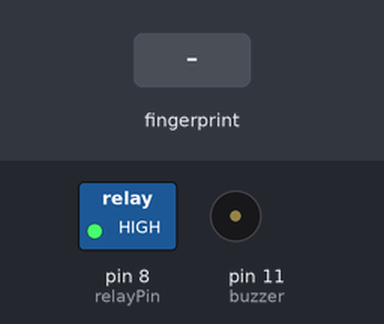
The sketch below on a simulated Arduino Uno, built with avr-gcc and run on an emulated ATmega328P. Parts: switched loads named in the sketch (green lamp = pin HIGH), buzzer (waves = sounding). Inputs (shaded band) come from the test bench. What the sketch prints to the serial monitor is not drawn.

Above: at 2.3 s.
2.4 s: finger stored as number 1 placed on the sensor
At 3.3 s:
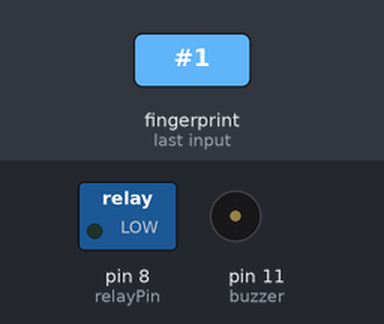
At 5.5 s:
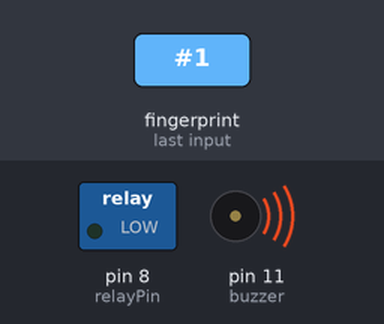
Timing chart, 0 to 8.0 s (numbered marks = the images above; inputs shaded):
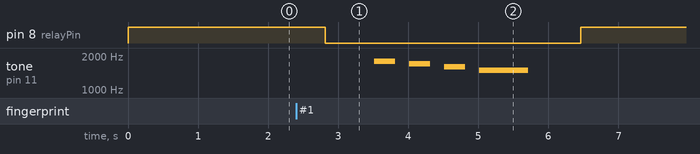

Measured:
- after the input at 2.4 s, pin 8 (relayPin): HIGH → LOW after 0.41 s, → HIGH 3.7 s later; tone on pin 11 (buzzer): plays 1800 Hz for 0.30 s, 1700 Hz for 0.30 s, 1600 Hz for 0.30 s, 1500 Hz for 0.70 s, starting after 1.1 s

The sketch:

finerprint_door_lock.ino
```cpp
// CREATIVE_NKS
//here wire connection is as
//fingerprint sensor white wire - pin 3, yellow wire - pin 2, red wire - “+5v” , black wire - “GND”
//Relay Pin - pin 12


#include <Adafruit_Fingerprint.h>
#include <SoftwareSerial.h>

SoftwareSerial mySerial(2, 3);

Adafruit_Fingerprint finger = Adafruit_Fingerprint(&mySerial);
int relayPin = 8;
int buzzer = 11;
void setup()
{
  pinMode(relayPin, OUTPUT);
 digitalWrite(relayPin, HIGH);
 delay(100);

  Serial.begin(9600);
  while (!Serial);  // For Yun/Leo/Micro/Zero/...
  delay(10);
  Serial.println("fingertest");


  // set the data rate for the sensor serial port
  finger.begin(57600);

  if (finger.verifyPassword()) {
    Serial.println("Found fingerprint sensor!");
  } else {
    Serial.println("Did not find fingerprint sensor :(");
    while (1) { delay(10); }
  }

  finger.getTemplateCount();
  Serial.print("Sensor contains "); Serial.print(finger.templateCount); Serial.println(" templates");
  Serial.println("Waiting for valid finger...");
}


uint8_t getFingerprintID() {
  uint8_t p = finger.getImage();
  switch (p) {
    case FINGERPRINT_OK:
      Serial.println("Image taken");
      break;
    case FINGERPRINT_NOFINGER:
      Serial.println("No finger detected");
      return p;
    case FINGERPRINT_PACKETRECIEVEERR:
      Serial.println("Communication error");
      return p;
    case FINGERPRINT_IMAGEFAIL:
      Serial.println("Imaging error");
      return p;
    default:
      Serial.println("Unknown error");
      return p;
  }

  // OK success!

  p = finger.image2Tz();
  switch (p) {
    case FINGERPRINT_OK:
      Serial.println("Image converted");
      break;
    case FINGERPRINT_IMAGEMESS:
      Serial.println("Image too messy");
      return p;
    case FINGERPRINT_PACKETRECIEVEERR:
      Serial.println("Communication error");
      return p;
    case FINGERPRINT_FEATUREFAIL:
      Serial.println("Could not find fingerprint features");
      return p;
    case FINGERPRINT_INVALIDIMAGE:
      Serial.println("Could not find fingerprint features");
      return p;
    default:
      Serial.println("Unknown error");
      return p;
  }

  // OK converted!
  p = finger.fingerFastSearch();
  if (p == FINGERPRINT_OK) {
    Serial.println("Found a print match!");
  } else if (p == FINGERPRINT_PACKETRECIEVEERR) {
    Serial.println("Communication error");
    return p;
  } else if (p == FINGERPRINT_NOTFOUND) {
    Serial.println("Did not find a match");
    return p;
  } else {
    Serial.println("Unknown error");
    return p;
  }

  // found a match!
  Serial.print("Found ID #"); Serial.print(finger.fingerID);
  Serial.print(" with confidence of "); Serial.println(finger.confidence);

  return finger.fingerID;
}

void loop()
{
    getFingerprintIDez();
    delay(50);         //don't ned to run this at full speed.
    digitalWrite(8, HIGH);
    delay(10);


}


// returns -1 if failed, otherwise returns ID #
int getFingerprintIDez() {
  uint8_t p = finger.getImage();
  if (p != FINGERPRINT_OK)  return -1;

  p = finger.image2Tz();
  if (p != FINGERPRINT_OK)  return -1;

  p = finger.fingerFastSearch();
  if (p != FINGERPRINT_OK) {
     tone(buzzer,2000);
  delay(1500);
  noTone(buzzer);
  delay(200);
    return -1;

  }

  // found a match!


  digitalWrite(8, HIGH);
  delay(1);
   digitalWrite(8, LOW);
  delay(700);
  tone(buzzer,1800);
  delay(300);
  noTone(buzzer);
  delay(200);
   tone(buzzer,1700);
  delay(300);
  noTone(buzzer);
  delay(200);
  tone(buzzer,1600);
  delay(300);
  noTone(buzzer);
  delay(200);
   tone(buzzer,1500);
  delay(700);
  noTone(buzzer);
  delay(700);


  Serial.print("Found ID #"); Serial.print(finger.fingerID);
  Serial.print(" with confidence of "); Serial.println(finger.confidence);
  return finger.fingerID;
}
```
